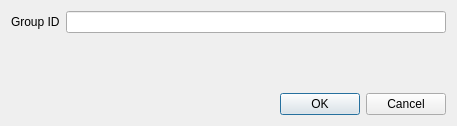
<?xml version="1.0" encoding="UTF-8"?>
<ui version="4.0">
 <class>EditTokenDialog</class>
 <widget class="QDialog" name="EditTokenDialog">
  <property name="geometry">
   <rect>
    <x>0</x>
    <y>0</y>
    <width>457</width>
    <height>126</height>
   </rect>
  </property>
  <property name="windowTitle">
   <string>Edit Token</string>
  </property>
  <layout class="QVBoxLayout" name="verticalLayout">
   <item>
    <layout class="QFormLayout" name="formLayout">
     <property name="fieldGrowthPolicy">
      <enum>QFormLayout::AllNonFixedFieldsGrow</enum>
     </property>
     <item row="0" column="0">
      <widget class="QLabel" name="label">
       <property name="text">
        <string>Group ID</string>
       </property>
       <property name="buddy">
        <cstring>groupIDEdit</cstring>
       </property>
      </widget>
     </item>
     <item row="0" column="1">
      <widget class="QLineEdit" name="groupIDEdit">
       <property name="toolTip">
        <string>The group ID of the token to be edited.</string>
       </property>
      </widget>
     </item>
    </layout>
   </item>
   <item>
    <widget class="QDialogButtonBox" name="buttonBox">
     <property name="orientation">
      <enum>Qt::Horizontal</enum>
     </property>
     <property name="standardButtons">
      <set>QDialogButtonBox::Cancel|QDialogButtonBox::Ok</set>
     </property>
    </widget>
   </item>
  </layout>
 </widget>
 <customwidgets>
  <customwidget>
   <class>QValidatedLineEdit</class>
   <extends>QLineEdit</extends>
   <header>qvalidatedlineedit.h</header>
  </customwidget>
 </customwidgets>
 <resources/>
 <connections>
  <connection>
   <sender>buttonBox</sender>
   <signal>accepted()</signal>
   <receiver>EditTokenDialog</receiver>
   <slot>accept()</slot>
   <hints>
    <hint type="sourcelabel">
     <x>20</x>
     <y>20</y>
    </hint>
    <hint type="destinationlabel">
     <x>20</x>
     <y>20</y>
    </hint>
   </hints>
  </connection>
  <connection>
   <sender>buttonBox</sender>
   <signal>rejected()</signal>
   <receiver>EditTokenDialog</receiver>
   <slot>reject()</slot>
   <hints>
    <hint type="sourcelabel">
     <x>20</x>
     <y>20</y>
    </hint>
    <hint type="destinationlabel">
     <x>20</x>
     <y>20</y>
    </hint>
   </hints>
  </connection>
 </connections>
</ui>
